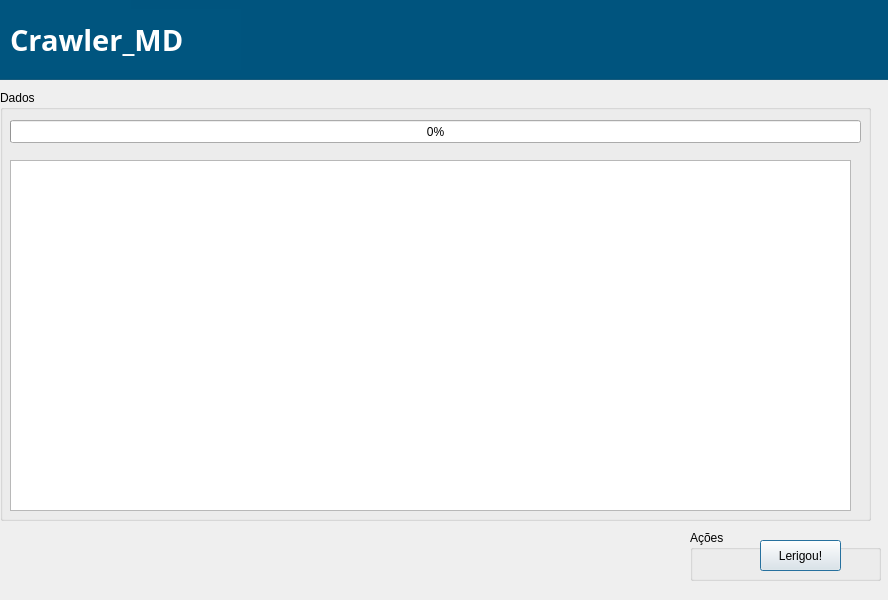
<?xml version="1.0" encoding="UTF-8"?>
<ui version="4.0">
 <class>Dialog</class>
 <widget class="QDialog" name="Dialog">
  <property name="geometry">
   <rect>
    <x>0</x>
    <y>0</y>
    <width>888</width>
    <height>600</height>
   </rect>
  </property>
  <property name="windowTitle">
   <string>Dialog</string>
  </property>
  <widget class="QGroupBox" name="groupBox_2">
   <property name="geometry">
    <rect>
     <x>0</x>
     <y>90</y>
     <width>871</width>
     <height>431</height>
    </rect>
   </property>
   <property name="title">
    <string>Dados</string>
   </property>
   <widget class="QPlainTextEdit" name="textFieldDados">
    <property name="geometry">
     <rect>
      <x>10</x>
      <y>70</y>
      <width>841</width>
      <height>351</height>
     </rect>
    </property>
    <property name="font">
     <font>
      <pointsize>11</pointsize>
     </font>
    </property>
    <property name="plainText">
     <string/>
    </property>
   </widget>
   <widget class="QProgressBar" name="progressBar">
    <property name="geometry">
     <rect>
      <x>10</x>
      <y>30</y>
      <width>851</width>
      <height>23</height>
     </rect>
    </property>
    <property name="value">
     <number>0</number>
    </property>
    <property name="textVisible">
     <bool>true</bool>
    </property>
   </widget>
  </widget>
  <widget class="QGroupBox" name="groupBox_3">
   <property name="geometry">
    <rect>
     <x>-10</x>
     <y>-11</y>
     <width>921</width>
     <height>91</height>
    </rect>
   </property>
   <property name="styleSheet">
    <string notr="true">background-color: rgb(0, 85, 127);
border-color: rgb(0, 85, 127);</string>
   </property>
   <property name="title">
    <string/>
   </property>
   <widget class="QLabel" name="labelImagem">
    <property name="geometry">
     <rect>
      <x>10</x>
      <y>10</y>
      <width>131</width>
      <height>61</height>
     </rect>
    </property>
    <property name="text">
     <string/>
    </property>
   </widget>
   <widget class="QLabel" name="label">
    <property name="geometry">
     <rect>
      <x>20</x>
      <y>20</y>
      <width>231</width>
      <height>61</height>
     </rect>
    </property>
    <property name="font">
     <font>
      <family>Lucida Calligraphy</family>
      <pointsize>22</pointsize>
      <weight>75</weight>
      <bold>true</bold>
     </font>
    </property>
    <property name="styleSheet">
     <string notr="true">color: rgb(255, 255, 255);</string>
    </property>
    <property name="text">
     <string>Crawler_MD</string>
    </property>
   </widget>
  </widget>
  <widget class="QGroupBox" name="groupBox">
   <property name="geometry">
    <rect>
     <x>690</x>
     <y>530</y>
     <width>191</width>
     <height>51</height>
    </rect>
   </property>
   <property name="title">
    <string>Ações</string>
   </property>
   <widget class="QPushButton" name="btnIniciar">
    <property name="geometry">
     <rect>
      <x>70</x>
      <y>10</y>
      <width>81</width>
      <height>31</height>
     </rect>
    </property>
    <property name="text">
     <string>Lerigou!</string>
    </property>
    <property name="icon">
     <iconset>
      <normaloff>../../../../Google Drive/Ciência da Computação/Matemática Discreta/Aula-02/exercicios/2.3/interface-grafica/icons_buttons/add_flat.png</normaloff>../../../../Google Drive/Ciência da Computação/Matemática Discreta/Aula-02/exercicios/2.3/interface-grafica/icons_buttons/add_flat.png</iconset>
    </property>
   </widget>
  </widget>
 </widget>
 <resources/>
 <connections/>
</ui>
